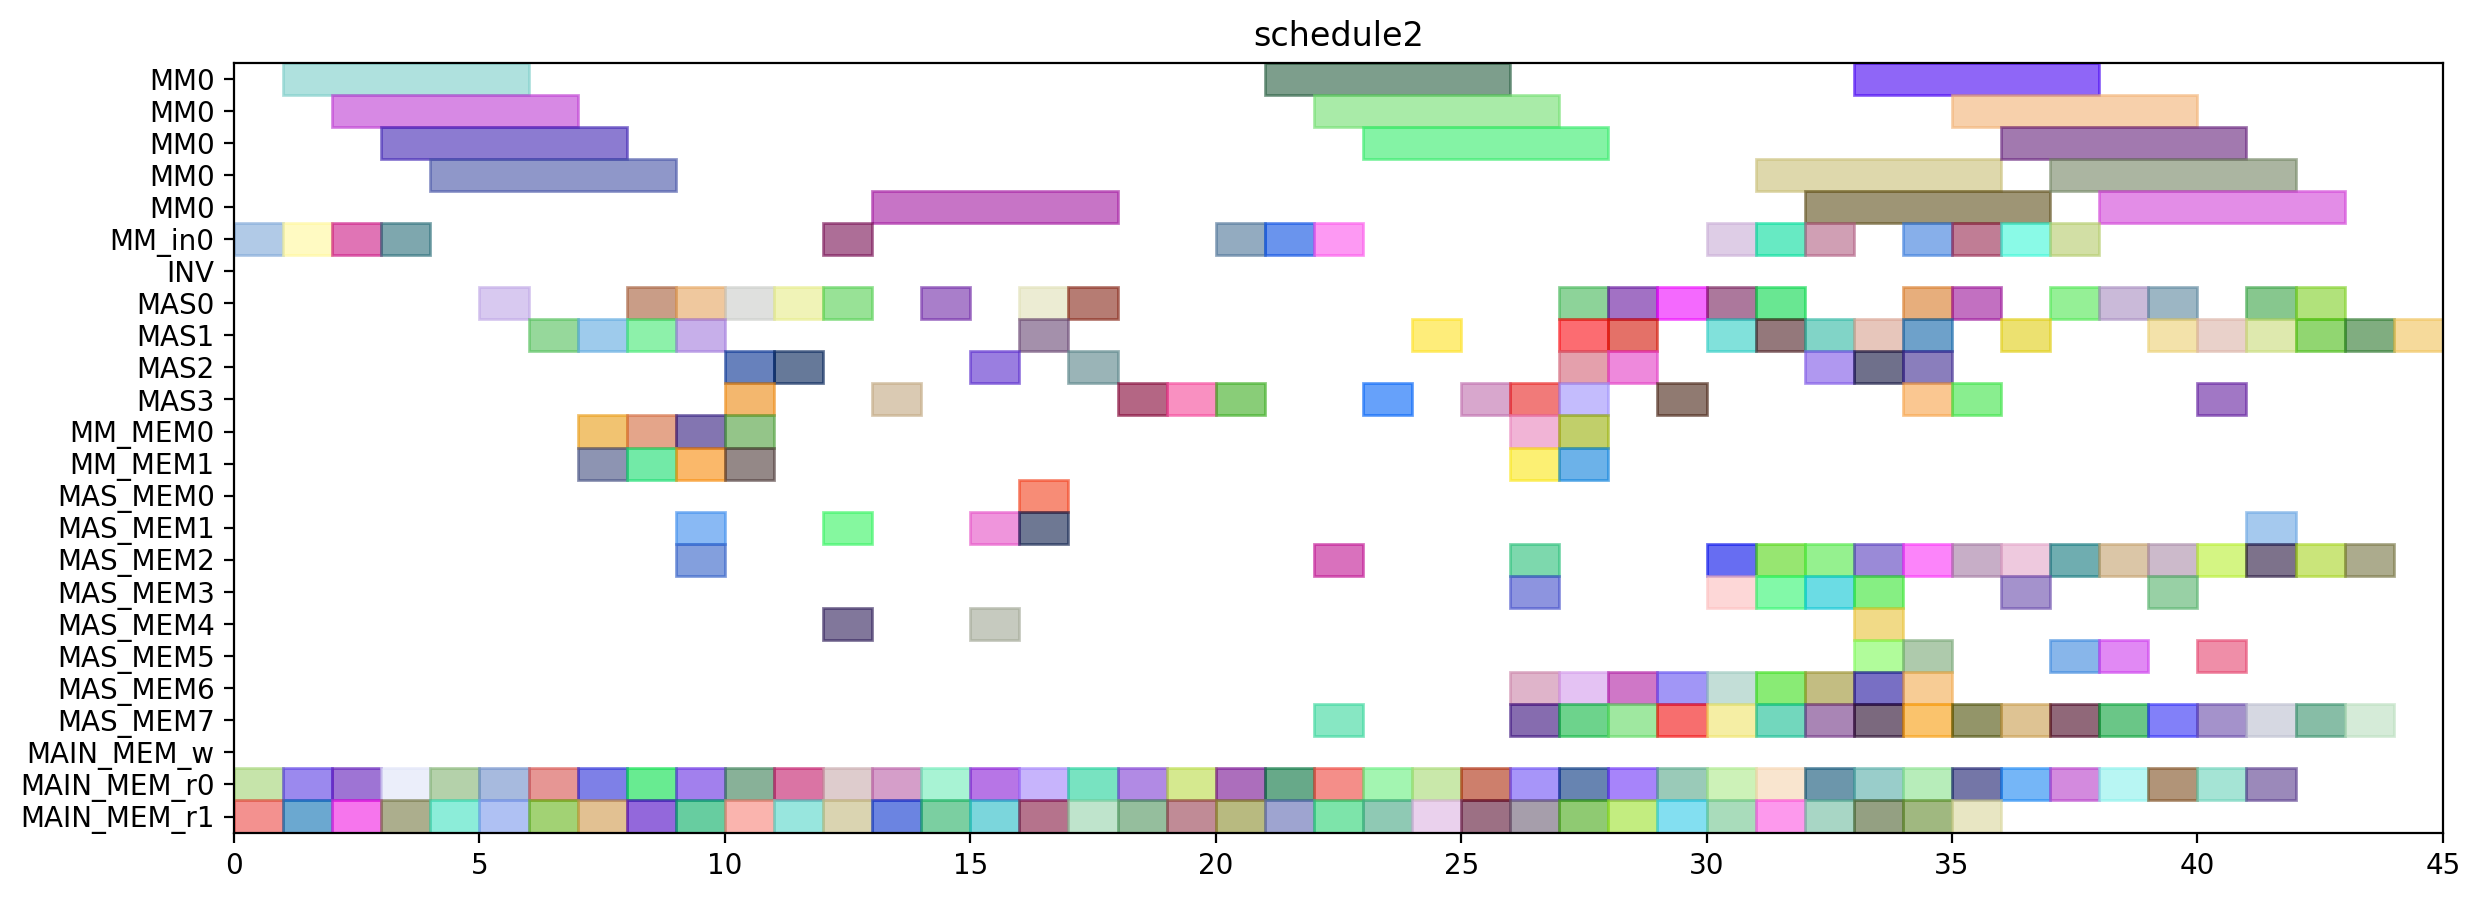

Recreate this plot in Python.
from pyschedule import Scenario, solvers, plotters, alt


def solve():
	horizon = 127
	S = Scenario("schedule2", horizon=horizon)

	# resource
	MM = S.Resources('MM', num=1, size=5)
	MM_in = S.Resources('MM_in', num=1)
	INV = S.Resource('INV')
	MAS = S.Resources('MAS', num=4, size=1, periods=range(1, horizon))
	MM_MEM = S.Resources('MM_MEM', num=1, size=2)
	MAS_MEM = S.Resources('MAS_MEM', num=4, size=2)
	MAIN_MEM_w = S.Resource('MAIN_MEM_w', size=1)
	MAIN_MEM_r = S.Resource('MAIN_MEM_r', size=2)

	# result of previous scheduling
	c_t0_t3_t1_in = S.Task('c_t0_t3_t1_in', length=1, delay_cost=1)
	S += c_t0_t3_t1_in >= 0
	c_t0_t3_t1_in += MM_in[0]

	c_t0_t3_t1_mem0 = S.Task('c_t0_t3_t1_mem0', length=1, delay_cost=1)
	S += c_t0_t3_t1_mem0 >= 0
	c_t0_t3_t1_mem0 += MAIN_MEM_r

	c_t0_t3_t1_mem1 = S.Task('c_t0_t3_t1_mem1', length=1, delay_cost=1)
	S += c_t0_t3_t1_mem1 >= 0
	c_t0_t3_t1_mem1 += MAIN_MEM_r

	c_t0_t3_t1 = S.Task('c_t0_t3_t1', length=5, delay_cost=1)
	S += c_t0_t3_t1 >= 1
	c_t0_t3_t1 += MM[0]

	c_t1_t3_t0_in = S.Task('c_t1_t3_t0_in', length=1, delay_cost=1)
	S += c_t1_t3_t0_in >= 1
	c_t1_t3_t0_in += MM_in[0]

	c_t1_t3_t0_mem0 = S.Task('c_t1_t3_t0_mem0', length=1, delay_cost=1)
	S += c_t1_t3_t0_mem0 >= 1
	c_t1_t3_t0_mem0 += MAIN_MEM_r

	c_t1_t3_t0_mem1 = S.Task('c_t1_t3_t0_mem1', length=1, delay_cost=1)
	S += c_t1_t3_t0_mem1 >= 1
	c_t1_t3_t0_mem1 += MAIN_MEM_r

	c_t1_t3_t0 = S.Task('c_t1_t3_t0', length=5, delay_cost=1)
	S += c_t1_t3_t0 >= 2
	c_t1_t3_t0 += MM[0]

	c_t1_t3_t1_in = S.Task('c_t1_t3_t1_in', length=1, delay_cost=1)
	S += c_t1_t3_t1_in >= 2
	c_t1_t3_t1_in += MM_in[0]

	c_t1_t3_t1_mem0 = S.Task('c_t1_t3_t1_mem0', length=1, delay_cost=1)
	S += c_t1_t3_t1_mem0 >= 2
	c_t1_t3_t1_mem0 += MAIN_MEM_r

	c_t1_t3_t1_mem1 = S.Task('c_t1_t3_t1_mem1', length=1, delay_cost=1)
	S += c_t1_t3_t1_mem1 >= 2
	c_t1_t3_t1_mem1 += MAIN_MEM_r

	c_t0_t3_t0_in = S.Task('c_t0_t3_t0_in', length=1, delay_cost=1)
	S += c_t0_t3_t0_in >= 3
	c_t0_t3_t0_in += MM_in[0]

	c_t0_t3_t0_mem0 = S.Task('c_t0_t3_t0_mem0', length=1, delay_cost=1)
	S += c_t0_t3_t0_mem0 >= 3
	c_t0_t3_t0_mem0 += MAIN_MEM_r

	c_t0_t3_t0_mem1 = S.Task('c_t0_t3_t0_mem1', length=1, delay_cost=1)
	S += c_t0_t3_t0_mem1 >= 3
	c_t0_t3_t0_mem1 += MAIN_MEM_r

	c_t1_t3_t1 = S.Task('c_t1_t3_t1', length=5, delay_cost=1)
	S += c_t1_t3_t1 >= 3
	c_t1_t3_t1 += MM[0]

	c_t0_t3_t0 = S.Task('c_t0_t3_t0', length=5, delay_cost=1)
	S += c_t0_t3_t0 >= 4
	c_t0_t3_t0 += MM[0]

	c_t1_t3_t2_mem0 = S.Task('c_t1_t3_t2_mem0', length=1, delay_cost=1)
	S += c_t1_t3_t2_mem0 >= 4
	c_t1_t3_t2_mem0 += MAIN_MEM_r

	c_t1_t3_t2_mem1 = S.Task('c_t1_t3_t2_mem1', length=1, delay_cost=1)
	S += c_t1_t3_t2_mem1 >= 4
	c_t1_t3_t2_mem1 += MAIN_MEM_r

	c_t1_t3_t2 = S.Task('c_t1_t3_t2', length=1, delay_cost=1)
	S += c_t1_t3_t2 >= 5
	c_t1_t3_t2 += MAS[2]

	c_t2_t11_mem0 = S.Task('c_t2_t11_mem0', length=1, delay_cost=1)
	S += c_t2_t11_mem0 >= 5
	c_t2_t11_mem0 += MAIN_MEM_r

	c_t2_t11_mem1 = S.Task('c_t2_t11_mem1', length=1, delay_cost=1)
	S += c_t2_t11_mem1 >= 5
	c_t2_t11_mem1 += MAIN_MEM_r

	c_t1_t11_mem0 = S.Task('c_t1_t11_mem0', length=1, delay_cost=1)
	S += c_t1_t11_mem0 >= 6
	c_t1_t11_mem0 += MAIN_MEM_r

	c_t1_t11_mem1 = S.Task('c_t1_t11_mem1', length=1, delay_cost=1)
	S += c_t1_t11_mem1 >= 6
	c_t1_t11_mem1 += MAIN_MEM_r

	c_t2_t11 = S.Task('c_t2_t11', length=1, delay_cost=1)
	S += c_t2_t11 >= 6
	c_t2_t11 += MAS[0]

	c_t1_t11 = S.Task('c_t1_t11', length=1, delay_cost=1)
	S += c_t1_t11 >= 7
	c_t1_t11 += MAS[2]

	c_t2_t10_mem0 = S.Task('c_t2_t10_mem0', length=1, delay_cost=1)
	S += c_t2_t10_mem0 >= 7
	c_t2_t10_mem0 += MAIN_MEM_r

	c_t2_t10_mem1 = S.Task('c_t2_t10_mem1', length=1, delay_cost=1)
	S += c_t2_t10_mem1 >= 7
	c_t2_t10_mem1 += MAIN_MEM_r

	c_t1_a1_1_mem0 = S.Task('c_t1_a1_1_mem0', length=1, delay_cost=1)
	S += c_t1_a1_1_mem0 >= 8
	c_t1_a1_1_mem0 += MAIN_MEM_r

	c_t1_a1_1_mem1 = S.Task('c_t1_a1_1_mem1', length=1, delay_cost=1)
	S += c_t1_a1_1_mem1 >= 8
	c_t1_a1_1_mem1 += MAIN_MEM_r

	c_t2_t10 = S.Task('c_t2_t10', length=1, delay_cost=1)
	S += c_t2_t10 >= 8
	c_t2_t10 += MAS[0]

	c_t0_a1_0_mem0 = S.Task('c_t0_a1_0_mem0', length=1, delay_cost=1)
	S += c_t0_a1_0_mem0 >= 9
	c_t0_a1_0_mem0 += MAIN_MEM_r

	c_t0_a1_0_mem1 = S.Task('c_t0_a1_0_mem1', length=1, delay_cost=1)
	S += c_t0_a1_0_mem1 >= 9
	c_t0_a1_0_mem1 += MAIN_MEM_r

	c_t1_a1_1 = S.Task('c_t1_a1_1', length=1, delay_cost=1)
	S += c_t1_a1_1 >= 9
	c_t1_a1_1 += MAS[2]

	c_t0_a1_0 = S.Task('c_t0_a1_0', length=1, delay_cost=1)
	S += c_t0_a1_0 >= 10
	c_t0_a1_0 += MAS[1]

	c_t0_t3_t3_mem0 = S.Task('c_t0_t3_t3_mem0', length=1, delay_cost=1)
	S += c_t0_t3_t3_mem0 >= 10
	c_t0_t3_t3_mem0 += MAIN_MEM_r

	c_t0_t3_t3_mem1 = S.Task('c_t0_t3_t3_mem1', length=1, delay_cost=1)
	S += c_t0_t3_t3_mem1 >= 10
	c_t0_t3_t3_mem1 += MAIN_MEM_r

	c_t0_t3_t2_mem0 = S.Task('c_t0_t3_t2_mem0', length=1, delay_cost=1)
	S += c_t0_t3_t2_mem0 >= 11
	c_t0_t3_t2_mem0 += MAIN_MEM_r

	c_t0_t3_t2_mem1 = S.Task('c_t0_t3_t2_mem1', length=1, delay_cost=1)
	S += c_t0_t3_t2_mem1 >= 11
	c_t0_t3_t2_mem1 += MAIN_MEM_r

	c_t0_t3_t3 = S.Task('c_t0_t3_t3', length=1, delay_cost=1)
	S += c_t0_t3_t3 >= 11
	c_t0_t3_t3 += MAS[0]

	c_t0_t3_t2 = S.Task('c_t0_t3_t2', length=1, delay_cost=1)
	S += c_t0_t3_t2 >= 12
	c_t0_t3_t2 += MAS[1]

	c_t1_a1_0_mem0 = S.Task('c_t1_a1_0_mem0', length=1, delay_cost=1)
	S += c_t1_a1_0_mem0 >= 12
	c_t1_a1_0_mem0 += MAIN_MEM_r

	c_t1_a1_0_mem1 = S.Task('c_t1_a1_0_mem1', length=1, delay_cost=1)
	S += c_t1_a1_0_mem1 >= 12
	c_t1_a1_0_mem1 += MAIN_MEM_r

	c_t0_t11_mem0 = S.Task('c_t0_t11_mem0', length=1, delay_cost=1)
	S += c_t0_t11_mem0 >= 13
	c_t0_t11_mem0 += MAIN_MEM_r

	c_t0_t11_mem1 = S.Task('c_t0_t11_mem1', length=1, delay_cost=1)
	S += c_t0_t11_mem1 >= 13
	c_t0_t11_mem1 += MAIN_MEM_r

	c_t1_a1_0 = S.Task('c_t1_a1_0', length=1, delay_cost=1)
	S += c_t1_a1_0 >= 13
	c_t1_a1_0 += MAS[3]

	c_t0_t10_mem0 = S.Task('c_t0_t10_mem0', length=1, delay_cost=1)
	S += c_t0_t10_mem0 >= 14
	c_t0_t10_mem0 += MAIN_MEM_r

	c_t0_t10_mem1 = S.Task('c_t0_t10_mem1', length=1, delay_cost=1)
	S += c_t0_t10_mem1 >= 14
	c_t0_t10_mem1 += MAIN_MEM_r

	c_t0_t11 = S.Task('c_t0_t11', length=1, delay_cost=1)
	S += c_t0_t11 >= 14
	c_t0_t11 += MAS[0]

	c_t0_t10 = S.Task('c_t0_t10', length=1, delay_cost=1)
	S += c_t0_t10 >= 15
	c_t0_t10 += MAS[0]

	c_t1_t10_mem0 = S.Task('c_t1_t10_mem0', length=1, delay_cost=1)
	S += c_t1_t10_mem0 >= 15
	c_t1_t10_mem0 += MAIN_MEM_r

	c_t1_t10_mem1 = S.Task('c_t1_t10_mem1', length=1, delay_cost=1)
	S += c_t1_t10_mem1 >= 15
	c_t1_t10_mem1 += MAIN_MEM_r

	c_t1_t10 = S.Task('c_t1_t10', length=1, delay_cost=1)
	S += c_t1_t10 >= 16
	c_t1_t10 += MAS[3]

	c_t2_a1_1_mem0 = S.Task('c_t2_a1_1_mem0', length=1, delay_cost=1)
	S += c_t2_a1_1_mem0 >= 16
	c_t2_a1_1_mem0 += MAIN_MEM_r

	c_t2_a1_1_mem1 = S.Task('c_t2_a1_1_mem1', length=1, delay_cost=1)
	S += c_t2_a1_1_mem1 >= 16
	c_t2_a1_1_mem1 += MAIN_MEM_r

	c_t2_a1_0_mem0 = S.Task('c_t2_a1_0_mem0', length=1, delay_cost=1)
	S += c_t2_a1_0_mem0 >= 17
	c_t2_a1_0_mem0 += MAIN_MEM_r

	c_t2_a1_0_mem1 = S.Task('c_t2_a1_0_mem1', length=1, delay_cost=1)
	S += c_t2_a1_0_mem1 >= 17
	c_t2_a1_0_mem1 += MAIN_MEM_r

	c_t2_a1_1 = S.Task('c_t2_a1_1', length=1, delay_cost=1)
	S += c_t2_a1_1 >= 17
	c_t2_a1_1 += MAS[0]

	c_t0_a1_1_mem0 = S.Task('c_t0_a1_1_mem0', length=1, delay_cost=1)
	S += c_t0_a1_1_mem0 >= 18
	c_t0_a1_1_mem0 += MAIN_MEM_r

	c_t0_a1_1_mem1 = S.Task('c_t0_a1_1_mem1', length=1, delay_cost=1)
	S += c_t0_a1_1_mem1 >= 18
	c_t0_a1_1_mem1 += MAIN_MEM_r

	c_t2_a1_0 = S.Task('c_t2_a1_0', length=1, delay_cost=1)
	S += c_t2_a1_0 >= 18
	c_t2_a1_0 += MAS[3]

	c_t0_a1_1 = S.Task('c_t0_a1_1', length=1, delay_cost=1)
	S += c_t0_a1_1 >= 19
	c_t0_a1_1 += MAS[1]

	c_t1_t3_t3_mem0 = S.Task('c_t1_t3_t3_mem0', length=1, delay_cost=1)
	S += c_t1_t3_t3_mem0 >= 19
	c_t1_t3_t3_mem0 += MAIN_MEM_r

	c_t1_t3_t3_mem1 = S.Task('c_t1_t3_t3_mem1', length=1, delay_cost=1)
	S += c_t1_t3_t3_mem1 >= 19
	c_t1_t3_t3_mem1 += MAIN_MEM_r

	c_t1_t3_t3 = S.Task('c_t1_t3_t3', length=1, delay_cost=1)
	S += c_t1_t3_t3 >= 20
	c_t1_t3_t3 += MAS[1]

	c_t2_t3_t0_in = S.Task('c_t2_t3_t0_in', length=1, delay_cost=1)
	S += c_t2_t3_t0_in >= 20
	c_t2_t3_t0_in += MM_in[0]

	c_t2_t3_t0_mem0 = S.Task('c_t2_t3_t0_mem0', length=1, delay_cost=1)
	S += c_t2_t3_t0_mem0 >= 20
	c_t2_t3_t0_mem0 += MAIN_MEM_r

	c_t2_t3_t0_mem1 = S.Task('c_t2_t3_t0_mem1', length=1, delay_cost=1)
	S += c_t2_t3_t0_mem1 >= 20
	c_t2_t3_t0_mem1 += MAIN_MEM_r

	c_t2_t3_t0 = S.Task('c_t2_t3_t0', length=5, delay_cost=1)
	S += c_t2_t3_t0 >= 21
	c_t2_t3_t0 += MM[0]

	c_t2_t3_t1_in = S.Task('c_t2_t3_t1_in', length=1, delay_cost=1)
	S += c_t2_t3_t1_in >= 21
	c_t2_t3_t1_in += MM_in[0]

	c_t2_t3_t1_mem0 = S.Task('c_t2_t3_t1_mem0', length=1, delay_cost=1)
	S += c_t2_t3_t1_mem0 >= 21
	c_t2_t3_t1_mem0 += MAIN_MEM_r

	c_t2_t3_t1_mem1 = S.Task('c_t2_t3_t1_mem1', length=1, delay_cost=1)
	S += c_t2_t3_t1_mem1 >= 21
	c_t2_t3_t1_mem1 += MAIN_MEM_r

	c_t2_t3_t1 = S.Task('c_t2_t3_t1', length=5, delay_cost=1)
	S += c_t2_t3_t1 >= 22
	c_t2_t3_t1 += MM[0]

	c_t5001_mem0 = S.Task('c_t5001_mem0', length=1, delay_cost=1)
	S += c_t5001_mem0 >= 22
	c_t5001_mem0 += MAIN_MEM_r

	c_t5001_mem1 = S.Task('c_t5001_mem1', length=1, delay_cost=1)
	S += c_t5001_mem1 >= 22
	c_t5001_mem1 += MAIN_MEM_r

	c_t3001_mem0 = S.Task('c_t3001_mem0', length=1, delay_cost=1)
	S += c_t3001_mem0 >= 23
	c_t3001_mem0 += MAIN_MEM_r

	c_t3001_mem1 = S.Task('c_t3001_mem1', length=1, delay_cost=1)
	S += c_t3001_mem1 >= 23
	c_t3001_mem1 += MAIN_MEM_r

	c_t5001 = S.Task('c_t5001', length=1, delay_cost=1)
	S += c_t5001 >= 23
	c_t5001 += MAS[2]

	c_t3001 = S.Task('c_t3001', length=1, delay_cost=1)
	S += c_t3001 >= 24
	c_t3001 += MAS[1]

	c_t5010_mem0 = S.Task('c_t5010_mem0', length=1, delay_cost=1)
	S += c_t5010_mem0 >= 24
	c_t5010_mem0 += MAIN_MEM_r

	c_t5010_mem1 = S.Task('c_t5010_mem1', length=1, delay_cost=1)
	S += c_t5010_mem1 >= 24
	c_t5010_mem1 += MAIN_MEM_r

	c_t3010_mem0 = S.Task('c_t3010_mem0', length=1, delay_cost=1)
	S += c_t3010_mem0 >= 25
	c_t3010_mem0 += MAIN_MEM_r

	c_t3010_mem1 = S.Task('c_t3010_mem1', length=1, delay_cost=1)
	S += c_t3010_mem1 >= 25
	c_t3010_mem1 += MAIN_MEM_r

	c_t5010 = S.Task('c_t5010', length=1, delay_cost=1)
	S += c_t5010 >= 25
	c_t5010 += MAS[0]

	c_t3010 = S.Task('c_t3010', length=1, delay_cost=1)
	S += c_t3010 >= 26
	c_t3010 += MAS[3]

	c_t4010_mem0 = S.Task('c_t4010_mem0', length=1, delay_cost=1)
	S += c_t4010_mem0 >= 26
	c_t4010_mem0 += MAIN_MEM_r

	c_t4010_mem1 = S.Task('c_t4010_mem1', length=1, delay_cost=1)
	S += c_t4010_mem1 >= 26
	c_t4010_mem1 += MAIN_MEM_r

	c_t4010 = S.Task('c_t4010', length=1, delay_cost=1)
	S += c_t4010 >= 27
	c_t4010 += MAS[0]

	c_t5000_mem0 = S.Task('c_t5000_mem0', length=1, delay_cost=1)
	S += c_t5000_mem0 >= 27
	c_t5000_mem0 += MAIN_MEM_r

	c_t5000_mem1 = S.Task('c_t5000_mem1', length=1, delay_cost=1)
	S += c_t5000_mem1 >= 27
	c_t5000_mem1 += MAIN_MEM_r

	c_t2_t3_t3_mem0 = S.Task('c_t2_t3_t3_mem0', length=1, delay_cost=1)
	S += c_t2_t3_t3_mem0 >= 28
	c_t2_t3_t3_mem0 += MAIN_MEM_r

	c_t2_t3_t3_mem1 = S.Task('c_t2_t3_t3_mem1', length=1, delay_cost=1)
	S += c_t2_t3_t3_mem1 >= 28
	c_t2_t3_t3_mem1 += MAIN_MEM_r

	c_t5000 = S.Task('c_t5000', length=1, delay_cost=1)
	S += c_t5000 >= 28
	c_t5000 += MAS[0]

	c_t2_t3_t3 = S.Task('c_t2_t3_t3', length=1, delay_cost=1)
	S += c_t2_t3_t3 >= 29
	c_t2_t3_t3 += MAS[0]

	c_t4000_mem0 = S.Task('c_t4000_mem0', length=1, delay_cost=1)
	S += c_t4000_mem0 >= 29
	c_t4000_mem0 += MAIN_MEM_r

	c_t4000_mem1 = S.Task('c_t4000_mem1', length=1, delay_cost=1)
	S += c_t4000_mem1 >= 29
	c_t4000_mem1 += MAIN_MEM_r

	c_t4000 = S.Task('c_t4000', length=1, delay_cost=1)
	S += c_t4000 >= 30
	c_t4000 += MAS[2]

	c_t4011_mem0 = S.Task('c_t4011_mem0', length=1, delay_cost=1)
	S += c_t4011_mem0 >= 30
	c_t4011_mem0 += MAIN_MEM_r

	c_t4011_mem1 = S.Task('c_t4011_mem1', length=1, delay_cost=1)
	S += c_t4011_mem1 >= 30
	c_t4011_mem1 += MAIN_MEM_r

	c_t3000_mem0 = S.Task('c_t3000_mem0', length=1, delay_cost=1)
	S += c_t3000_mem0 >= 31
	c_t3000_mem0 += MAIN_MEM_r

	c_t3000_mem1 = S.Task('c_t3000_mem1', length=1, delay_cost=1)
	S += c_t3000_mem1 >= 31
	c_t3000_mem1 += MAIN_MEM_r

	c_t4011 = S.Task('c_t4011', length=1, delay_cost=1)
	S += c_t4011 >= 31
	c_t4011 += MAS[2]

	c_t3000 = S.Task('c_t3000', length=1, delay_cost=1)
	S += c_t3000 >= 32
	c_t3000 += MAS[0]

	c_t3011_mem0 = S.Task('c_t3011_mem0', length=1, delay_cost=1)
	S += c_t3011_mem0 >= 32
	c_t3011_mem0 += MAIN_MEM_r

	c_t3011_mem1 = S.Task('c_t3011_mem1', length=1, delay_cost=1)
	S += c_t3011_mem1 >= 32
	c_t3011_mem1 += MAIN_MEM_r

	c_t3011 = S.Task('c_t3011', length=1, delay_cost=1)
	S += c_t3011 >= 33
	c_t3011 += MAS[2]

	c_t5011_mem0 = S.Task('c_t5011_mem0', length=1, delay_cost=1)
	S += c_t5011_mem0 >= 33
	c_t5011_mem0 += MAIN_MEM_r

	c_t5011_mem1 = S.Task('c_t5011_mem1', length=1, delay_cost=1)
	S += c_t5011_mem1 >= 33
	c_t5011_mem1 += MAIN_MEM_r

	c_t2_t3_t2_mem0 = S.Task('c_t2_t3_t2_mem0', length=1, delay_cost=1)
	S += c_t2_t3_t2_mem0 >= 34
	c_t2_t3_t2_mem0 += MAIN_MEM_r

	c_t2_t3_t2_mem1 = S.Task('c_t2_t3_t2_mem1', length=1, delay_cost=1)
	S += c_t2_t3_t2_mem1 >= 34
	c_t2_t3_t2_mem1 += MAIN_MEM_r

	c_t5011 = S.Task('c_t5011', length=1, delay_cost=1)
	S += c_t5011 >= 34
	c_t5011 += MAS[1]

	c_t2_t3_t2 = S.Task('c_t2_t3_t2', length=1, delay_cost=1)
	S += c_t2_t3_t2 >= 35
	c_t2_t3_t2 += MAS[3]

	c_t4001_mem0 = S.Task('c_t4001_mem0', length=1, delay_cost=1)
	S += c_t4001_mem0 >= 35
	c_t4001_mem0 += MAIN_MEM_r

	c_t4001_mem1 = S.Task('c_t4001_mem1', length=1, delay_cost=1)
	S += c_t4001_mem1 >= 35
	c_t4001_mem1 += MAIN_MEM_r

	c_t4001 = S.Task('c_t4001', length=1, delay_cost=1)
	S += c_t4001 >= 36
	c_t4001 += MAS[0]


	# new tasks
	c_t0_t00 = S.Task('c_t0_t00', length=1, delay_cost=1)
	c_t0_t00 += alt(MAS)

	c_t0_t00_mem0 = S.Task('c_t0_t00_mem0', length=1, delay_cost=1)
	c_t0_t00_mem0 += MAIN_MEM_r
	S += c_t0_t00_mem0 <= c_t0_t00

	c_t0_t00_mem1 = S.Task('c_t0_t00_mem1', length=1, delay_cost=1)
	c_t0_t00_mem1 += MAS_MEM[1]
	S += 10 < c_t0_t00_mem1
	S += c_t0_t00_mem1 <= c_t0_t00

	c_t0_t01 = S.Task('c_t0_t01', length=1, delay_cost=1)
	c_t0_t01 += alt(MAS)

	c_t0_t01_mem0 = S.Task('c_t0_t01_mem0', length=1, delay_cost=1)
	c_t0_t01_mem0 += MAIN_MEM_r
	S += c_t0_t01_mem0 <= c_t0_t01

	c_t0_t01_mem1 = S.Task('c_t0_t01_mem1', length=1, delay_cost=1)
	c_t0_t01_mem1 += MAS_MEM[1]
	S += 19 < c_t0_t01_mem1
	S += c_t0_t01_mem1 <= c_t0_t01

	c_t0_t2_t3 = S.Task('c_t0_t2_t3', length=1, delay_cost=1)
	c_t0_t2_t3 += alt(MAS)

	c_t0_t2_t3_mem0 = S.Task('c_t0_t2_t3_mem0', length=1, delay_cost=1)
	c_t0_t2_t3_mem0 += MAS_MEM[0]
	S += 15 < c_t0_t2_t3_mem0
	S += c_t0_t2_t3_mem0 <= c_t0_t2_t3

	c_t0_t2_t3_mem1 = S.Task('c_t0_t2_t3_mem1', length=1, delay_cost=1)
	c_t0_t2_t3_mem1 += MAS_MEM[0]
	S += 14 < c_t0_t2_t3_mem1
	S += c_t0_t2_t3_mem1 <= c_t0_t2_t3

	c_t0_t3_t4_in = S.Task('c_t0_t3_t4_in', length=1, delay_cost=1)
	c_t0_t3_t4_in += alt(MM_in)
	c_t0_t3_t4 = S.Task('c_t0_t3_t4', length=5, delay_cost=1)
	c_t0_t3_t4 += alt(MM)
	S += c_t0_t3_t4>=c_t0_t3_t4_in

	c_t0_t3_t4_mem0 = S.Task('c_t0_t3_t4_mem0', length=1, delay_cost=1)
	c_t0_t3_t4_mem0 += MAS_MEM[1]
	S += 12 < c_t0_t3_t4_mem0
	S += c_t0_t3_t4_mem0 <= c_t0_t3_t4

	c_t0_t3_t4_mem1 = S.Task('c_t0_t3_t4_mem1', length=1, delay_cost=1)
	c_t0_t3_t4_mem1 += MAS_MEM[0]
	S += 11 < c_t0_t3_t4_mem1
	S += c_t0_t3_t4_mem1 <= c_t0_t3_t4

	c_t0_t30 = S.Task('c_t0_t30', length=1, delay_cost=1)
	c_t0_t30 += alt(MAS)

	c_t0_t30_mem0 = S.Task('c_t0_t30_mem0', length=1, delay_cost=1)
	c_t0_t30_mem0 += MM_MEM[0]
	S += 8 < c_t0_t30_mem0
	S += c_t0_t30_mem0 <= c_t0_t30

	c_t0_t30_mem1 = S.Task('c_t0_t30_mem1', length=1, delay_cost=1)
	c_t0_t30_mem1 += MM_MEM[0]
	S += 5 < c_t0_t30_mem1
	S += c_t0_t30_mem1 <= c_t0_t30

	c_t0_t3_t5 = S.Task('c_t0_t3_t5', length=1, delay_cost=1)
	c_t0_t3_t5 += alt(MAS)

	c_t0_t3_t5_mem0 = S.Task('c_t0_t3_t5_mem0', length=1, delay_cost=1)
	c_t0_t3_t5_mem0 += MM_MEM[0]
	S += 8 < c_t0_t3_t5_mem0
	S += c_t0_t3_t5_mem0 <= c_t0_t3_t5

	c_t0_t3_t5_mem1 = S.Task('c_t0_t3_t5_mem1', length=1, delay_cost=1)
	c_t0_t3_t5_mem1 += MM_MEM[0]
	S += 5 < c_t0_t3_t5_mem1
	S += c_t0_t3_t5_mem1 <= c_t0_t3_t5

	c_t1_t00 = S.Task('c_t1_t00', length=1, delay_cost=1)
	c_t1_t00 += alt(MAS)

	c_t1_t00_mem0 = S.Task('c_t1_t00_mem0', length=1, delay_cost=1)
	c_t1_t00_mem0 += MAIN_MEM_r
	S += c_t1_t00_mem0 <= c_t1_t00

	c_t1_t00_mem1 = S.Task('c_t1_t00_mem1', length=1, delay_cost=1)
	c_t1_t00_mem1 += MAS_MEM[3]
	S += 13 < c_t1_t00_mem1
	S += c_t1_t00_mem1 <= c_t1_t00

	c_t1_t01 = S.Task('c_t1_t01', length=1, delay_cost=1)
	c_t1_t01 += alt(MAS)

	c_t1_t01_mem0 = S.Task('c_t1_t01_mem0', length=1, delay_cost=1)
	c_t1_t01_mem0 += MAIN_MEM_r
	S += c_t1_t01_mem0 <= c_t1_t01

	c_t1_t01_mem1 = S.Task('c_t1_t01_mem1', length=1, delay_cost=1)
	c_t1_t01_mem1 += MAS_MEM[2]
	S += 9 < c_t1_t01_mem1
	S += c_t1_t01_mem1 <= c_t1_t01

	c_t1_t2_t3 = S.Task('c_t1_t2_t3', length=1, delay_cost=1)
	c_t1_t2_t3 += alt(MAS)

	c_t1_t2_t3_mem0 = S.Task('c_t1_t2_t3_mem0', length=1, delay_cost=1)
	c_t1_t2_t3_mem0 += MAS_MEM[3]
	S += 16 < c_t1_t2_t3_mem0
	S += c_t1_t2_t3_mem0 <= c_t1_t2_t3

	c_t1_t2_t3_mem1 = S.Task('c_t1_t2_t3_mem1', length=1, delay_cost=1)
	c_t1_t2_t3_mem1 += MAS_MEM[2]
	S += 7 < c_t1_t2_t3_mem1
	S += c_t1_t2_t3_mem1 <= c_t1_t2_t3

	c_t1_t3_t4_in = S.Task('c_t1_t3_t4_in', length=1, delay_cost=1)
	c_t1_t3_t4_in += alt(MM_in)
	c_t1_t3_t4 = S.Task('c_t1_t3_t4', length=5, delay_cost=1)
	c_t1_t3_t4 += alt(MM)
	S += c_t1_t3_t4>=c_t1_t3_t4_in

	c_t1_t3_t4_mem0 = S.Task('c_t1_t3_t4_mem0', length=1, delay_cost=1)
	c_t1_t3_t4_mem0 += MAS_MEM[2]
	S += 5 < c_t1_t3_t4_mem0
	S += c_t1_t3_t4_mem0 <= c_t1_t3_t4

	c_t1_t3_t4_mem1 = S.Task('c_t1_t3_t4_mem1', length=1, delay_cost=1)
	c_t1_t3_t4_mem1 += MAS_MEM[1]
	S += 20 < c_t1_t3_t4_mem1
	S += c_t1_t3_t4_mem1 <= c_t1_t3_t4

	c_t1_t30 = S.Task('c_t1_t30', length=1, delay_cost=1)
	c_t1_t30 += alt(MAS)

	c_t1_t30_mem0 = S.Task('c_t1_t30_mem0', length=1, delay_cost=1)
	c_t1_t30_mem0 += MM_MEM[0]
	S += 6 < c_t1_t30_mem0
	S += c_t1_t30_mem0 <= c_t1_t30

	c_t1_t30_mem1 = S.Task('c_t1_t30_mem1', length=1, delay_cost=1)
	c_t1_t30_mem1 += MM_MEM[0]
	S += 7 < c_t1_t30_mem1
	S += c_t1_t30_mem1 <= c_t1_t30

	c_t1_t3_t5 = S.Task('c_t1_t3_t5', length=1, delay_cost=1)
	c_t1_t3_t5 += alt(MAS)

	c_t1_t3_t5_mem0 = S.Task('c_t1_t3_t5_mem0', length=1, delay_cost=1)
	c_t1_t3_t5_mem0 += MM_MEM[0]
	S += 6 < c_t1_t3_t5_mem0
	S += c_t1_t3_t5_mem0 <= c_t1_t3_t5

	c_t1_t3_t5_mem1 = S.Task('c_t1_t3_t5_mem1', length=1, delay_cost=1)
	c_t1_t3_t5_mem1 += MM_MEM[0]
	S += 7 < c_t1_t3_t5_mem1
	S += c_t1_t3_t5_mem1 <= c_t1_t3_t5

	c_t2_t00 = S.Task('c_t2_t00', length=1, delay_cost=1)
	c_t2_t00 += alt(MAS)

	c_t2_t00_mem0 = S.Task('c_t2_t00_mem0', length=1, delay_cost=1)
	c_t2_t00_mem0 += MAIN_MEM_r
	S += c_t2_t00_mem0 <= c_t2_t00

	c_t2_t00_mem1 = S.Task('c_t2_t00_mem1', length=1, delay_cost=1)
	c_t2_t00_mem1 += MAS_MEM[3]
	S += 18 < c_t2_t00_mem1
	S += c_t2_t00_mem1 <= c_t2_t00

	c_t2_t01 = S.Task('c_t2_t01', length=1, delay_cost=1)
	c_t2_t01 += alt(MAS)

	c_t2_t01_mem0 = S.Task('c_t2_t01_mem0', length=1, delay_cost=1)
	c_t2_t01_mem0 += MAIN_MEM_r
	S += c_t2_t01_mem0 <= c_t2_t01

	c_t2_t01_mem1 = S.Task('c_t2_t01_mem1', length=1, delay_cost=1)
	c_t2_t01_mem1 += MAS_MEM[0]
	S += 17 < c_t2_t01_mem1
	S += c_t2_t01_mem1 <= c_t2_t01

	c_t2_t2_t3 = S.Task('c_t2_t2_t3', length=1, delay_cost=1)
	c_t2_t2_t3 += alt(MAS)

	c_t2_t2_t3_mem0 = S.Task('c_t2_t2_t3_mem0', length=1, delay_cost=1)
	c_t2_t2_t3_mem0 += MAS_MEM[0]
	S += 8 < c_t2_t2_t3_mem0
	S += c_t2_t2_t3_mem0 <= c_t2_t2_t3

	c_t2_t2_t3_mem1 = S.Task('c_t2_t2_t3_mem1', length=1, delay_cost=1)
	c_t2_t2_t3_mem1 += MAS_MEM[0]
	S += 6 < c_t2_t2_t3_mem1
	S += c_t2_t2_t3_mem1 <= c_t2_t2_t3

	c_t2_t3_t4_in = S.Task('c_t2_t3_t4_in', length=1, delay_cost=1)
	c_t2_t3_t4_in += alt(MM_in)
	c_t2_t3_t4 = S.Task('c_t2_t3_t4', length=5, delay_cost=1)
	c_t2_t3_t4 += alt(MM)
	S += c_t2_t3_t4>=c_t2_t3_t4_in

	c_t2_t3_t4_mem0 = S.Task('c_t2_t3_t4_mem0', length=1, delay_cost=1)
	c_t2_t3_t4_mem0 += MAS_MEM[3]
	S += 35 < c_t2_t3_t4_mem0
	S += c_t2_t3_t4_mem0 <= c_t2_t3_t4

	c_t2_t3_t4_mem1 = S.Task('c_t2_t3_t4_mem1', length=1, delay_cost=1)
	c_t2_t3_t4_mem1 += MAS_MEM[0]
	S += 29 < c_t2_t3_t4_mem1
	S += c_t2_t3_t4_mem1 <= c_t2_t3_t4

	c_t2_t30 = S.Task('c_t2_t30', length=1, delay_cost=1)
	c_t2_t30 += alt(MAS)

	c_t2_t30_mem0 = S.Task('c_t2_t30_mem0', length=1, delay_cost=1)
	c_t2_t30_mem0 += MM_MEM[0]
	S += 25 < c_t2_t30_mem0
	S += c_t2_t30_mem0 <= c_t2_t30

	c_t2_t30_mem1 = S.Task('c_t2_t30_mem1', length=1, delay_cost=1)
	c_t2_t30_mem1 += MM_MEM[0]
	S += 26 < c_t2_t30_mem1
	S += c_t2_t30_mem1 <= c_t2_t30

	c_t2_t3_t5 = S.Task('c_t2_t3_t5', length=1, delay_cost=1)
	c_t2_t3_t5 += alt(MAS)

	c_t2_t3_t5_mem0 = S.Task('c_t2_t3_t5_mem0', length=1, delay_cost=1)
	c_t2_t3_t5_mem0 += MM_MEM[0]
	S += 25 < c_t2_t3_t5_mem0
	S += c_t2_t3_t5_mem0 <= c_t2_t3_t5

	c_t2_t3_t5_mem1 = S.Task('c_t2_t3_t5_mem1', length=1, delay_cost=1)
	c_t2_t3_t5_mem1 += MM_MEM[0]
	S += 26 < c_t2_t3_t5_mem1
	S += c_t2_t3_t5_mem1 <= c_t2_t3_t5

	c_t3_a1_0 = S.Task('c_t3_a1_0', length=1, delay_cost=1)
	c_t3_a1_0 += alt(MAS)

	c_t3_a1_0_mem0 = S.Task('c_t3_a1_0_mem0', length=1, delay_cost=1)
	c_t3_a1_0_mem0 += MAS_MEM[3]
	S += 26 < c_t3_a1_0_mem0
	S += c_t3_a1_0_mem0 <= c_t3_a1_0

	c_t3_a1_0_mem1 = S.Task('c_t3_a1_0_mem1', length=1, delay_cost=1)
	c_t3_a1_0_mem1 += MAS_MEM[2]
	S += 33 < c_t3_a1_0_mem1
	S += c_t3_a1_0_mem1 <= c_t3_a1_0

	c_t3_a1_1 = S.Task('c_t3_a1_1', length=1, delay_cost=1)
	c_t3_a1_1 += alt(MAS)

	c_t3_a1_1_mem0 = S.Task('c_t3_a1_1_mem0', length=1, delay_cost=1)
	c_t3_a1_1_mem0 += MAS_MEM[2]
	S += 33 < c_t3_a1_1_mem0
	S += c_t3_a1_1_mem0 <= c_t3_a1_1

	c_t3_a1_1_mem1 = S.Task('c_t3_a1_1_mem1', length=1, delay_cost=1)
	c_t3_a1_1_mem1 += MAS_MEM[3]
	S += 26 < c_t3_a1_1_mem1
	S += c_t3_a1_1_mem1 <= c_t3_a1_1

	c_t3_t10 = S.Task('c_t3_t10', length=1, delay_cost=1)
	c_t3_t10 += alt(MAS)

	c_t3_t10_mem0 = S.Task('c_t3_t10_mem0', length=1, delay_cost=1)
	c_t3_t10_mem0 += MAS_MEM[0]
	S += 32 < c_t3_t10_mem0
	S += c_t3_t10_mem0 <= c_t3_t10

	c_t3_t10_mem1 = S.Task('c_t3_t10_mem1', length=1, delay_cost=1)
	c_t3_t10_mem1 += MAS_MEM[3]
	S += 26 < c_t3_t10_mem1
	S += c_t3_t10_mem1 <= c_t3_t10

	c_t3_t11 = S.Task('c_t3_t11', length=1, delay_cost=1)
	c_t3_t11 += alt(MAS)

	c_t3_t11_mem0 = S.Task('c_t3_t11_mem0', length=1, delay_cost=1)
	c_t3_t11_mem0 += MAS_MEM[1]
	S += 24 < c_t3_t11_mem0
	S += c_t3_t11_mem0 <= c_t3_t11

	c_t3_t11_mem1 = S.Task('c_t3_t11_mem1', length=1, delay_cost=1)
	c_t3_t11_mem1 += MAS_MEM[2]
	S += 33 < c_t3_t11_mem1
	S += c_t3_t11_mem1 <= c_t3_t11

	c_t3_t3_t0_in = S.Task('c_t3_t3_t0_in', length=1, delay_cost=1)
	c_t3_t3_t0_in += alt(MM_in)
	c_t3_t3_t0 = S.Task('c_t3_t3_t0', length=5, delay_cost=1)
	c_t3_t3_t0 += alt(MM)
	S += c_t3_t3_t0>=c_t3_t3_t0_in

	c_t3_t3_t0_mem0 = S.Task('c_t3_t3_t0_mem0', length=1, delay_cost=1)
	c_t3_t3_t0_mem0 += MAS_MEM[0]
	S += 32 < c_t3_t3_t0_mem0
	S += c_t3_t3_t0_mem0 <= c_t3_t3_t0

	c_t3_t3_t0_mem1 = S.Task('c_t3_t3_t0_mem1', length=1, delay_cost=1)
	c_t3_t3_t0_mem1 += MAS_MEM[3]
	S += 26 < c_t3_t3_t0_mem1
	S += c_t3_t3_t0_mem1 <= c_t3_t3_t0

	c_t3_t3_t1_in = S.Task('c_t3_t3_t1_in', length=1, delay_cost=1)
	c_t3_t3_t1_in += alt(MM_in)
	c_t3_t3_t1 = S.Task('c_t3_t3_t1', length=5, delay_cost=1)
	c_t3_t3_t1 += alt(MM)
	S += c_t3_t3_t1>=c_t3_t3_t1_in

	c_t3_t3_t1_mem0 = S.Task('c_t3_t3_t1_mem0', length=1, delay_cost=1)
	c_t3_t3_t1_mem0 += MAS_MEM[1]
	S += 24 < c_t3_t3_t1_mem0
	S += c_t3_t3_t1_mem0 <= c_t3_t3_t1

	c_t3_t3_t1_mem1 = S.Task('c_t3_t3_t1_mem1', length=1, delay_cost=1)
	c_t3_t3_t1_mem1 += MAS_MEM[2]
	S += 33 < c_t3_t3_t1_mem1
	S += c_t3_t3_t1_mem1 <= c_t3_t3_t1

	c_t3_t3_t2 = S.Task('c_t3_t3_t2', length=1, delay_cost=1)
	c_t3_t3_t2 += alt(MAS)

	c_t3_t3_t2_mem0 = S.Task('c_t3_t3_t2_mem0', length=1, delay_cost=1)
	c_t3_t3_t2_mem0 += MAS_MEM[0]
	S += 32 < c_t3_t3_t2_mem0
	S += c_t3_t3_t2_mem0 <= c_t3_t3_t2

	c_t3_t3_t2_mem1 = S.Task('c_t3_t3_t2_mem1', length=1, delay_cost=1)
	c_t3_t3_t2_mem1 += MAS_MEM[1]
	S += 24 < c_t3_t3_t2_mem1
	S += c_t3_t3_t2_mem1 <= c_t3_t3_t2

	c_t3_t3_t3 = S.Task('c_t3_t3_t3', length=1, delay_cost=1)
	c_t3_t3_t3 += alt(MAS)

	c_t3_t3_t3_mem0 = S.Task('c_t3_t3_t3_mem0', length=1, delay_cost=1)
	c_t3_t3_t3_mem0 += MAS_MEM[3]
	S += 26 < c_t3_t3_t3_mem0
	S += c_t3_t3_t3_mem0 <= c_t3_t3_t3

	c_t3_t3_t3_mem1 = S.Task('c_t3_t3_t3_mem1', length=1, delay_cost=1)
	c_t3_t3_t3_mem1 += MAS_MEM[2]
	S += 33 < c_t3_t3_t3_mem1
	S += c_t3_t3_t3_mem1 <= c_t3_t3_t3

	c_t4_a1_0 = S.Task('c_t4_a1_0', length=1, delay_cost=1)
	c_t4_a1_0 += alt(MAS)

	c_t4_a1_0_mem0 = S.Task('c_t4_a1_0_mem0', length=1, delay_cost=1)
	c_t4_a1_0_mem0 += MAS_MEM[0]
	S += 27 < c_t4_a1_0_mem0
	S += c_t4_a1_0_mem0 <= c_t4_a1_0

	c_t4_a1_0_mem1 = S.Task('c_t4_a1_0_mem1', length=1, delay_cost=1)
	c_t4_a1_0_mem1 += MAS_MEM[2]
	S += 31 < c_t4_a1_0_mem1
	S += c_t4_a1_0_mem1 <= c_t4_a1_0

	c_t4_a1_1 = S.Task('c_t4_a1_1', length=1, delay_cost=1)
	c_t4_a1_1 += alt(MAS)

	c_t4_a1_1_mem0 = S.Task('c_t4_a1_1_mem0', length=1, delay_cost=1)
	c_t4_a1_1_mem0 += MAS_MEM[2]
	S += 31 < c_t4_a1_1_mem0
	S += c_t4_a1_1_mem0 <= c_t4_a1_1

	c_t4_a1_1_mem1 = S.Task('c_t4_a1_1_mem1', length=1, delay_cost=1)
	c_t4_a1_1_mem1 += MAS_MEM[0]
	S += 27 < c_t4_a1_1_mem1
	S += c_t4_a1_1_mem1 <= c_t4_a1_1

	c_t4_t10 = S.Task('c_t4_t10', length=1, delay_cost=1)
	c_t4_t10 += alt(MAS)

	c_t4_t10_mem0 = S.Task('c_t4_t10_mem0', length=1, delay_cost=1)
	c_t4_t10_mem0 += MAS_MEM[2]
	S += 30 < c_t4_t10_mem0
	S += c_t4_t10_mem0 <= c_t4_t10

	c_t4_t10_mem1 = S.Task('c_t4_t10_mem1', length=1, delay_cost=1)
	c_t4_t10_mem1 += MAS_MEM[0]
	S += 27 < c_t4_t10_mem1
	S += c_t4_t10_mem1 <= c_t4_t10

	c_t4_t11 = S.Task('c_t4_t11', length=1, delay_cost=1)
	c_t4_t11 += alt(MAS)

	c_t4_t11_mem0 = S.Task('c_t4_t11_mem0', length=1, delay_cost=1)
	c_t4_t11_mem0 += MAS_MEM[0]
	S += 36 < c_t4_t11_mem0
	S += c_t4_t11_mem0 <= c_t4_t11

	c_t4_t11_mem1 = S.Task('c_t4_t11_mem1', length=1, delay_cost=1)
	c_t4_t11_mem1 += MAS_MEM[2]
	S += 31 < c_t4_t11_mem1
	S += c_t4_t11_mem1 <= c_t4_t11

	c_t4_t3_t0_in = S.Task('c_t4_t3_t0_in', length=1, delay_cost=1)
	c_t4_t3_t0_in += alt(MM_in)
	c_t4_t3_t0 = S.Task('c_t4_t3_t0', length=5, delay_cost=1)
	c_t4_t3_t0 += alt(MM)
	S += c_t4_t3_t0>=c_t4_t3_t0_in

	c_t4_t3_t0_mem0 = S.Task('c_t4_t3_t0_mem0', length=1, delay_cost=1)
	c_t4_t3_t0_mem0 += MAS_MEM[2]
	S += 30 < c_t4_t3_t0_mem0
	S += c_t4_t3_t0_mem0 <= c_t4_t3_t0

	c_t4_t3_t0_mem1 = S.Task('c_t4_t3_t0_mem1', length=1, delay_cost=1)
	c_t4_t3_t0_mem1 += MAS_MEM[0]
	S += 27 < c_t4_t3_t0_mem1
	S += c_t4_t3_t0_mem1 <= c_t4_t3_t0

	c_t4_t3_t1_in = S.Task('c_t4_t3_t1_in', length=1, delay_cost=1)
	c_t4_t3_t1_in += alt(MM_in)
	c_t4_t3_t1 = S.Task('c_t4_t3_t1', length=5, delay_cost=1)
	c_t4_t3_t1 += alt(MM)
	S += c_t4_t3_t1>=c_t4_t3_t1_in

	c_t4_t3_t1_mem0 = S.Task('c_t4_t3_t1_mem0', length=1, delay_cost=1)
	c_t4_t3_t1_mem0 += MAS_MEM[0]
	S += 36 < c_t4_t3_t1_mem0
	S += c_t4_t3_t1_mem0 <= c_t4_t3_t1

	c_t4_t3_t1_mem1 = S.Task('c_t4_t3_t1_mem1', length=1, delay_cost=1)
	c_t4_t3_t1_mem1 += MAS_MEM[2]
	S += 31 < c_t4_t3_t1_mem1
	S += c_t4_t3_t1_mem1 <= c_t4_t3_t1

	c_t4_t3_t2 = S.Task('c_t4_t3_t2', length=1, delay_cost=1)
	c_t4_t3_t2 += alt(MAS)

	c_t4_t3_t2_mem0 = S.Task('c_t4_t3_t2_mem0', length=1, delay_cost=1)
	c_t4_t3_t2_mem0 += MAS_MEM[2]
	S += 30 < c_t4_t3_t2_mem0
	S += c_t4_t3_t2_mem0 <= c_t4_t3_t2

	c_t4_t3_t2_mem1 = S.Task('c_t4_t3_t2_mem1', length=1, delay_cost=1)
	c_t4_t3_t2_mem1 += MAS_MEM[0]
	S += 36 < c_t4_t3_t2_mem1
	S += c_t4_t3_t2_mem1 <= c_t4_t3_t2

	c_t4_t3_t3 = S.Task('c_t4_t3_t3', length=1, delay_cost=1)
	c_t4_t3_t3 += alt(MAS)

	c_t4_t3_t3_mem0 = S.Task('c_t4_t3_t3_mem0', length=1, delay_cost=1)
	c_t4_t3_t3_mem0 += MAS_MEM[0]
	S += 27 < c_t4_t3_t3_mem0
	S += c_t4_t3_t3_mem0 <= c_t4_t3_t3

	c_t4_t3_t3_mem1 = S.Task('c_t4_t3_t3_mem1', length=1, delay_cost=1)
	c_t4_t3_t3_mem1 += MAS_MEM[2]
	S += 31 < c_t4_t3_t3_mem1
	S += c_t4_t3_t3_mem1 <= c_t4_t3_t3

	c_t5_a1_0 = S.Task('c_t5_a1_0', length=1, delay_cost=1)
	c_t5_a1_0 += alt(MAS)

	c_t5_a1_0_mem0 = S.Task('c_t5_a1_0_mem0', length=1, delay_cost=1)
	c_t5_a1_0_mem0 += MAS_MEM[0]
	S += 25 < c_t5_a1_0_mem0
	S += c_t5_a1_0_mem0 <= c_t5_a1_0

	c_t5_a1_0_mem1 = S.Task('c_t5_a1_0_mem1', length=1, delay_cost=1)
	c_t5_a1_0_mem1 += MAS_MEM[1]
	S += 34 < c_t5_a1_0_mem1
	S += c_t5_a1_0_mem1 <= c_t5_a1_0

	c_t5_a1_1 = S.Task('c_t5_a1_1', length=1, delay_cost=1)
	c_t5_a1_1 += alt(MAS)

	c_t5_a1_1_mem0 = S.Task('c_t5_a1_1_mem0', length=1, delay_cost=1)
	c_t5_a1_1_mem0 += MAS_MEM[1]
	S += 34 < c_t5_a1_1_mem0
	S += c_t5_a1_1_mem0 <= c_t5_a1_1

	c_t5_a1_1_mem1 = S.Task('c_t5_a1_1_mem1', length=1, delay_cost=1)
	c_t5_a1_1_mem1 += MAS_MEM[0]
	S += 25 < c_t5_a1_1_mem1
	S += c_t5_a1_1_mem1 <= c_t5_a1_1

	c_t5_t10 = S.Task('c_t5_t10', length=1, delay_cost=1)
	c_t5_t10 += alt(MAS)

	c_t5_t10_mem0 = S.Task('c_t5_t10_mem0', length=1, delay_cost=1)
	c_t5_t10_mem0 += MAS_MEM[0]
	S += 28 < c_t5_t10_mem0
	S += c_t5_t10_mem0 <= c_t5_t10

	c_t5_t10_mem1 = S.Task('c_t5_t10_mem1', length=1, delay_cost=1)
	c_t5_t10_mem1 += MAS_MEM[0]
	S += 25 < c_t5_t10_mem1
	S += c_t5_t10_mem1 <= c_t5_t10

	c_t5_t11 = S.Task('c_t5_t11', length=1, delay_cost=1)
	c_t5_t11 += alt(MAS)

	c_t5_t11_mem0 = S.Task('c_t5_t11_mem0', length=1, delay_cost=1)
	c_t5_t11_mem0 += MAS_MEM[2]
	S += 23 < c_t5_t11_mem0
	S += c_t5_t11_mem0 <= c_t5_t11

	c_t5_t11_mem1 = S.Task('c_t5_t11_mem1', length=1, delay_cost=1)
	c_t5_t11_mem1 += MAS_MEM[1]
	S += 34 < c_t5_t11_mem1
	S += c_t5_t11_mem1 <= c_t5_t11

	c_t5_t3_t0_in = S.Task('c_t5_t3_t0_in', length=1, delay_cost=1)
	c_t5_t3_t0_in += alt(MM_in)
	c_t5_t3_t0 = S.Task('c_t5_t3_t0', length=5, delay_cost=1)
	c_t5_t3_t0 += alt(MM)
	S += c_t5_t3_t0>=c_t5_t3_t0_in

	c_t5_t3_t0_mem0 = S.Task('c_t5_t3_t0_mem0', length=1, delay_cost=1)
	c_t5_t3_t0_mem0 += MAS_MEM[0]
	S += 28 < c_t5_t3_t0_mem0
	S += c_t5_t3_t0_mem0 <= c_t5_t3_t0

	c_t5_t3_t0_mem1 = S.Task('c_t5_t3_t0_mem1', length=1, delay_cost=1)
	c_t5_t3_t0_mem1 += MAS_MEM[0]
	S += 25 < c_t5_t3_t0_mem1
	S += c_t5_t3_t0_mem1 <= c_t5_t3_t0

	c_t5_t3_t1_in = S.Task('c_t5_t3_t1_in', length=1, delay_cost=1)
	c_t5_t3_t1_in += alt(MM_in)
	c_t5_t3_t1 = S.Task('c_t5_t3_t1', length=5, delay_cost=1)
	c_t5_t3_t1 += alt(MM)
	S += c_t5_t3_t1>=c_t5_t3_t1_in

	c_t5_t3_t1_mem0 = S.Task('c_t5_t3_t1_mem0', length=1, delay_cost=1)
	c_t5_t3_t1_mem0 += MAS_MEM[2]
	S += 23 < c_t5_t3_t1_mem0
	S += c_t5_t3_t1_mem0 <= c_t5_t3_t1

	c_t5_t3_t1_mem1 = S.Task('c_t5_t3_t1_mem1', length=1, delay_cost=1)
	c_t5_t3_t1_mem1 += MAS_MEM[1]
	S += 34 < c_t5_t3_t1_mem1
	S += c_t5_t3_t1_mem1 <= c_t5_t3_t1

	c_t5_t3_t2 = S.Task('c_t5_t3_t2', length=1, delay_cost=1)
	c_t5_t3_t2 += alt(MAS)

	c_t5_t3_t2_mem0 = S.Task('c_t5_t3_t2_mem0', length=1, delay_cost=1)
	c_t5_t3_t2_mem0 += MAS_MEM[0]
	S += 28 < c_t5_t3_t2_mem0
	S += c_t5_t3_t2_mem0 <= c_t5_t3_t2

	c_t5_t3_t2_mem1 = S.Task('c_t5_t3_t2_mem1', length=1, delay_cost=1)
	c_t5_t3_t2_mem1 += MAS_MEM[2]
	S += 23 < c_t5_t3_t2_mem1
	S += c_t5_t3_t2_mem1 <= c_t5_t3_t2

	c_t5_t3_t3 = S.Task('c_t5_t3_t3', length=1, delay_cost=1)
	c_t5_t3_t3 += alt(MAS)

	c_t5_t3_t3_mem0 = S.Task('c_t5_t3_t3_mem0', length=1, delay_cost=1)
	c_t5_t3_t3_mem0 += MAS_MEM[0]
	S += 25 < c_t5_t3_t3_mem0
	S += c_t5_t3_t3_mem0 <= c_t5_t3_t3

	c_t5_t3_t3_mem1 = S.Task('c_t5_t3_t3_mem1', length=1, delay_cost=1)
	c_t5_t3_t3_mem1 += MAS_MEM[1]
	S += 34 < c_t5_t3_t3_mem1
	S += c_t5_t3_t3_mem1 <= c_t5_t3_t3

	solvers.mip.solve(S,msg=1,kind='CPLEX',ratio_gap=1.01)

	solution = [['hoge']*len(S.solution()[1]) for i in range(len(S.solution()))]
	for i in range(len(S.solution())):
		for j in range(len(S.solution()[i])):
			solution[i][j]=str(S.solution()[i][j])
	print(solution)

	cycles = int(solution[-1][3])

	pic_file_name = "/home/mfukuda/ABE/python/multiRAM_multiMAS/scheduling_result/stage5MM1_stage1MAS4/SQR/schedule2.png"
	if(S.solution() != []):
		plotters.matplotlib.plot(S,img_filename=pic_file_name, show_task_labels=False, fig_size=(cycles*0.25+3, 5))

	return solution
